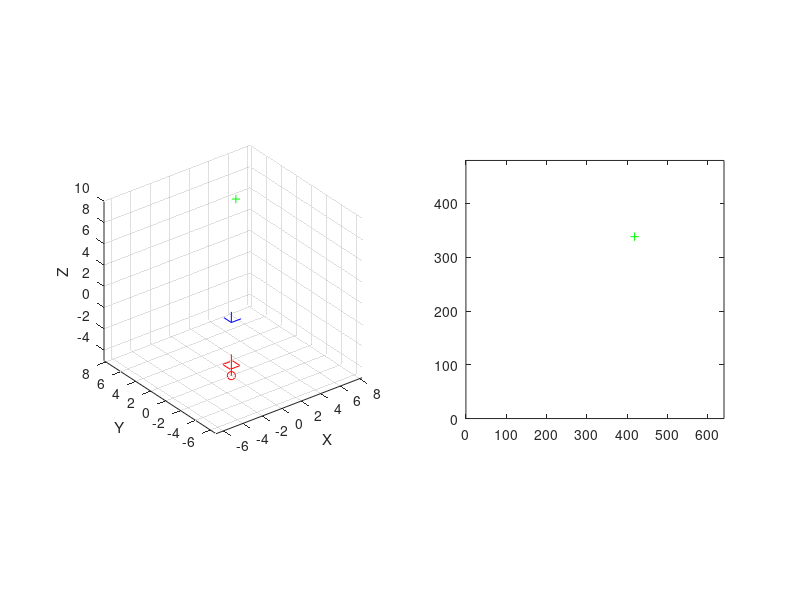

MATLAB code to generate this figure:
%clear the figure and variables
clf
clear

%setting up the variables
%plot axes at origin
x1 = [0;1];
y1 = [0;0];
z1 = [0;0];
x2 = [0;0];
y2 = [0;1];
z2 = [0;0];
x3 = [0;0];
y3 = [0;0];
z3 = [0;1];
subplot(1,2,1);
plot3(x1,y1,z1,'b',x2,y2,z2,'b',x3,y3,z3,'b');
hold on;

%Point world uses homogeneous coords
Pw =[2;
    2;
    10;
    1];

Pwn=[Pw(1);
    Pw(2);
    Pw(3)];

plot3(Pw(1), Pw(2), Pw(3),'+g');

%%Camera coords
C = [0; 0; -5];
%camera
plot3(C(1),C(2),C(3),'or');
plot3([C(1) C(1)] ,[C(2) C(2)] ,[C(3) C(3)+2],'r');

boxx = [C(1)-0.5 C(1)-0.5 C(1)+0.5 C(1)+0.5 C(1)-0.5];
boxy = [C(2)+0.5 C(2)-0.5 C(2)-0.5 C(2)+0.5 C(1)+0.5];
boxz = [C(3)+1 C(3)+1 C(3)+1 C(3)+1 C(3)+1];
plot3(boxx,boxy,boxz,'r');

I = eye(3);

%assuming that the camera is perfectly aligned with the axes
R = [1 0 0;
    0 1 0;
    0 0 1];

%K is the same k from the camera calibration programs
K = [7.4094755240421250e+002 0 3.1950000000000000e+002;
    0 7.4094755240421250e+002 2.3950000000000000e+002;
    0 0 1];

%let's create an imaginary camera with a principal point of 50,50 and a
%focal length of 200 A will denote it's camera matrix

A = [200 0 50;
    0 200 50;
    0 0 1];

Pc = K * R * [I -C] * Pw;
%In order to get accurate results we must divide Pc by w or Pc(3)
Pcn = Pc/Pc(3);

Pcn = [Pcn(1); Pcn(2); 1];

disp('With w')
Cans = -I * inv(R) * inv(K) * Pc +Pwn %#ok<NOPTS>

disp('Without w');
Ca = -I * inv(R) * inv(K) * Pcn +Pwn %#ok<*MINV,NOPTS>  


hold off;

xlabel('X')
ylabel('Y')
zlabel('Z')

grid on;
axis equal;

subplot(1,2,2);
plot(Pcn(1),Pcn(2),'+g');
axis([0 640 0 480]);
axis square;
